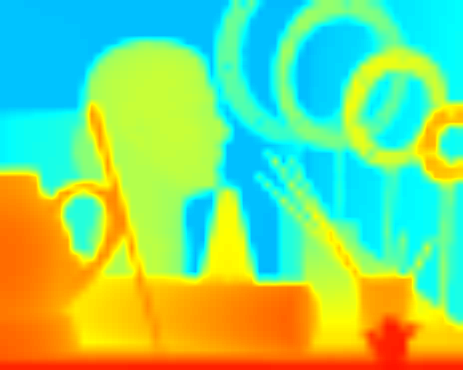
%> input picture hw_0429_2/art_depth_low_res.png, 463 x 370 px, given in place of image.png, which was not available
$ octave hw2_3.m   (GNU Octave 9; MATLAB toolbox functions it lacks are replaced by stand-ins)
%> lines starting %> are read from the running program, lines starting %| are printed output that depends on the picture; pictures that were not available may be replaced by others from this repository, and a replacement may not be noted
### hw_0429_2/rolling_guidance.m
function outputs = rolling_guidance(input, n_iter, g_type, varargin)
if strcmp(g_type, 'joint_bilateral')
    ksize = varargin{1};
    sigma_s = varargin{2};
    sigma_r = varargin{3};
elseif strcmp(g_type, 'guided')
    ksize = varargin{1};
    eps = varargin{2};
else
    error('unsupported guidance type');
end

si = size(input);
output = zeros(si);

radius = fix(ksize/2);
pad_input = padarray(input, [radius, radius]);
gs = gauss2d(ksize, 4);

for i=1:si(1)
    for j=1:si(2)
        for k=1:si(3)
            win_input = pad_input(i:i+ksize-1, j:j+ksize-1, :);
            denom = sum(gs, 'all');
            output(i, j, k) = sum(gs .* win_input(:, :, k), 'all') / denom;
        end
    end
end

outputs = zeros(n_iter+1, si(1), si(2), si(3));
prev_output = output;
outputs(1,:,:,:) = output;

for iter=1:n_iter
    if strcmp(g_type, 'joint_bilateral')
        output = joint_bilateral(input, prev_output, ksize, sigma_s, sigma_r);
    elseif strcmp(g_type, 'guided')
        output = guided(input, prev_output, ksize, eps);
    end

    prev_output = output;
    outputs(iter+1,:,:,:) = output;
end

function gs = gauss2d(ksize, sigma)
radius = fix(ksize/2);
[X, Y] = meshgrid(-radius:radius, -radius:radius);
gs = (1 / (sigma*sqrt(2*pi))) * exp(-(X.^2+Y.^2) / (2*sigma^2));

### hw_0429_2/hw2_3.m
[img, map] = imread('image.png');
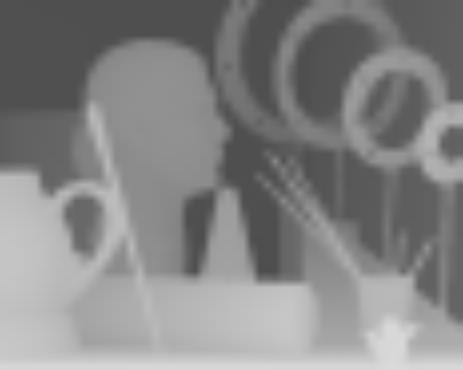
%> img: size 370x463 uint8; min 77, max 218, mean 133.1
%> map = 255 rows, first 12: [0 0 0.514; 0 0 0.529; 0 0 0.545; 0 0 0.561; 0 0 0.576; 0 0 0.592; 0 0 0.608; 0 0 0.624; 0 0 0.639; 0 0 0.655; 0 0 0.671; 0 0 0.686]
img = im2double(img);
%> img: size 370x463 double

img_jbs = rolling_guidance(img, 5, 'joint_bilateral', 25, 10, 10);
%> in rolling_guidance, `ksize = varargin{1};`: ksize = 25
%> in rolling_guidance, `sigma_s = varargin{2};`: sigma_s = 10
%> in rolling_guidance, `radius = fix(ksize/2);`: radius = 12
%> in rolling_guidance, `pad_input = padarray(input, [radius, radius]);`:
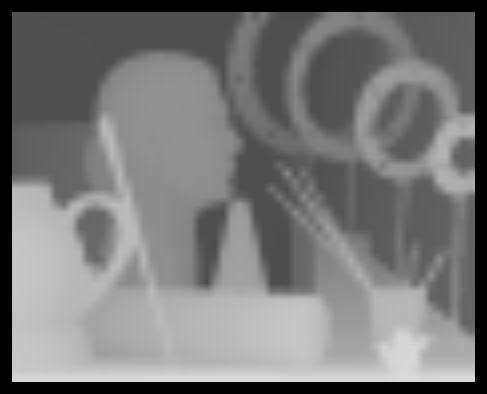
%> pad_input: size 394x487 double; min 0, max 0.855, mean 0.466
%> in gauss2d, `gs = (1 / (sigma*sqrt(2*pi))) * exp(-(X.^2+Y.^2) / (2*sigma^2));`:
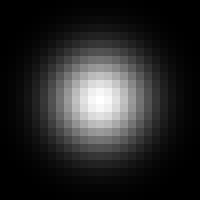
%> gs: size 25x25 double (shown 8 times larger); min 1.23e-05, max 0.0997, mean 0.016; drawn with min black and max white
%> the run ends on the next line
